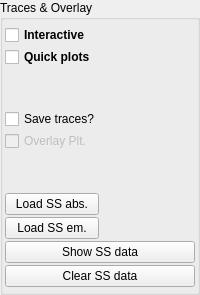
             <widget class="QGroupBox" name="PP_tracesOverlay_grp">
              <property name="title">
               <string>Traces &amp;&amp; Overlay</string>
              </property>
              <layout class="QVBoxLayout" name="verticalLayout_2">
               <property name="spacing">
                <number>2</number>
               </property>
               <property name="leftMargin">
                <number>2</number>
               </property>
               <property name="topMargin">
                <number>5</number>
               </property>
               <property name="rightMargin">
                <number>2</number>
               </property>
               <property name="bottomMargin">
                <number>5</number>
               </property>
               <item>
                <widget class="QCheckBox" name="PP_Interactive_TickBox">
                 <property name="styleSheet">
                  <string notr="true">font: bold</string>
                 </property>
                 <property name="text">
                  <string>Interactive</string>
                 </property>
                 <property name="checkable">
                  <bool>true</bool>
                 </property>
                 <property name="checked">
                  <bool>false</bool>
                 </property>
                </widget>
               </item>
               <item>
                <widget class="QCheckBox" name="PP_QuickPlots_chk">
                 <property name="toolTip">
                  <string>Use fast raster plots (imshow) instead of contour lines for faster redraws</string>
                 </property>
                 <property name="styleSheet">
                  <string notr="true">font: bold</string>
                 </property>
                 <property name="text">
                  <string>Quick plots</string>
                 </property>
                 <property name="checkable">
                  <bool>true</bool>
                 </property>
                 <property name="checked">
                  <bool>false</bool>
                 </property>
                </widget>
               </item>
               <item>
                <spacer name="verticalSpacer_2">
                 <property name="orientation">
                  <enum>Qt::Orientation::Vertical</enum>
                 </property>
                 <property name="sizeHint" stdset="0">
                  <size>
                   <width>20</width>
                   <height>40</height>
                  </size>
                 </property>
                </spacer>
               </item>
               <item>
                <widget class="QCheckBox" name="PP_SaveTraces_TickBox">
                 <property name="text">
                  <string>Save traces?</string>
                 </property>
                </widget>
               </item>
               <item>
                <widget class="QCheckBox" name="PP_OverlayPlots_TickBox">
                 <property name="enabled">
                  <bool>false</bool>
                 </property>
                 <property name="text">
                  <string>Overlay Plt.</string>
                 </property>
                </widget>
               </item>
               <item>
                <spacer name="verticalSpacer">
                 <property name="orientation">
                  <enum>Qt::Orientation::Vertical</enum>
                 </property>
                 <property name="sizeHint" stdset="0">
                  <size>
                   <width>20</width>
                   <height>40</height>
                  </size>
                 </property>
                </spacer>
               </item>
               <item>
                <layout class="QHBoxLayout" name="PP_loadSSabs_layout">
                 <item>
                  <widget class="QPushButton" name="PP_LoadSSabs_btn">
                   <property name="toolTip">
                    <string>Load a steady-state absorption spectrum file</string>
                   </property>
                   <property name="text">
                    <string>Load SS abs.</string>
                   </property>
                  </widget>
                 </item>
                 <item>
                  <widget class="LEDIndicator" name="PP_led_SSabs" native="true"/>
                 </item>
                </layout>
               </item>
               <item>
                <layout class="QHBoxLayout" name="PP_loadSSem_layout">
                 <item>
                  <widget class="QPushButton" name="PP_LoadSSem_btn">
                   <property name="toolTip">
                    <string>Load a steady-state emission spectrum file</string>
                   </property>
                   <property name="text">
                    <string>Load SS em.</string>
                   </property>
                  </widget>
                 </item>
                 <item>
                  <widget class="LEDIndicator" name="PP_led_SSem" native="true"/>
                 </item>
                </layout>
               </item>
               <item>
                <widget class="QPushButton" name="PP_ShowSSbutton">
                 <property name="toolTip">
                  <string>Open a new window plotting the loaded steady-state data</string>
                 </property>
                 <property name="text">
                  <string>Show SS data</string>
                 </property>
                </widget>
               </item>
               <item>
                <widget class="QPushButton" name="PP_ClearSSbutton">
                 <property name="toolTip">
                  <string>Clear all loaded steady-state overlays</string>
                 </property>
                 <property name="text">
                  <string>Clear SS data</string>
                 </property>
                </widget>
               </item>
              </layout>
             </widget>
